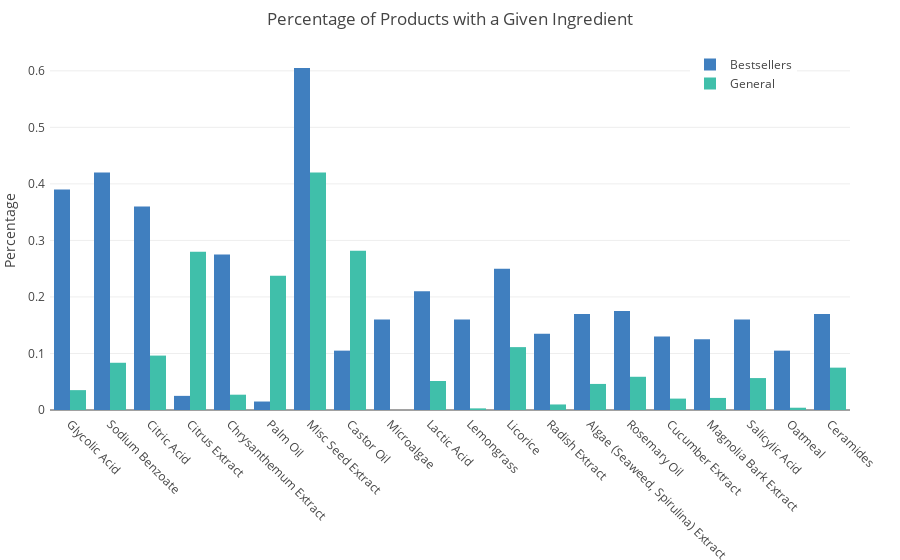

The cell this chart's notebook holds for it:
### Code cell
# interactive plot of BestProp and APIProp

N = 2

#c = ['hsl('+str(h)+',50%'+',50%)' for h in np.linspace(270, 300, N)]
c = ['hsl('+str(210)+',50%'+',50%)', 'hsl('+str(170)+',50%'+',50%)']

trace0 = go.Bar(x = Props_top['Ingredient'],
               y = Props_top['BestProp'],
               name = 'Bestsellers',
               marker = dict(color = c[0]))

trace1 = go.Bar(x = Props_top['Ingredient'],
               y = Props_top['APIProp'],
               name = 'General',
               marker = dict(color = c[1]))
data = [trace0, trace1]

layout = go.Layout(title = 'Percentage of Products with a Given Ingredient', 
                   yaxis = dict(title = 'Percentage',tickformat = "%.0f"),
                   margin = go.layout.Margin(
                       l=50,
                       r=50,
                       b=150,
                       t=50,
                       pad=4), 
                   xaxis = dict(title = '', tickangle=45),
                   autosize = True, 
                   barmode = 'group',
                  legend = dict(x = 0.8, y = 1))

iplot(go.Figure(data = data, layout = layout))

### Figure 1 — Plotly figure (JSON) as saved in the notebook; plotly's stock layout.template omitted (floating-point values rounded to 4 significant figures)
{"data": [{"marker": {"color": "hsl(210,50%,50%)"}, "name": "Bestsellers", "type": "bar", "uid": "76c9ac9e-bb84-11e8-bf74-4a156be93f93", "x": ["Glycolic Acid", "Sodium Benzoate", "Citric Acid", "Citrus Extract", "Chrysanthemum Extract", "Palm Oil", "Misc Seed Extract", "Castor Oil", "Microalgae", "Lactic Acid", "Lemongrass", "Licorice", "Radish Extract", "Algae (Seaweed, Spirulina) Extract", "Rosemary Oil", "Cucumber Extract", "Magnolia Bark Extract", "Salicylic Acid", "Oatmeal", "Ceramides"], "y": [0.39, 0.42, 0.36, 0.025, 0.275, 0.015, 0.605, 0.105, 0.16, 0.21, 0.16, 0.25, 0.135, 0.17, 0.175, 0.13, 0.125, 0.16, 0.105, 0.17]}, {"marker": {"color": "hsl(170,50%,50%)"}, "name": "General", "type": "bar", "uid": "76c9ac9f-bb84-11e8-897d-4a156be93f93", "x": ["Glycolic Acid", "Sodium Benzoate", "Citric Acid", "Citrus Extract", "Chrysanthemum Extract", "Palm Oil", "Misc Seed Extract", "Castor Oil", "Microalgae", "Lactic Acid", "Lemongrass", "Licorice", "Radish Extract", "Algae (Seaweed, Spirulina) Extract", "Rosemary Oil", "Cucumber Extract", "Magnolia Bark Extract", "Salicylic Acid", "Oatmeal", "Ceramides"], "y": [0.03516, 0.08357, 0.09625, 0.2801, 0.02709, 0.2375, 0.4202, 0.2818, 0, 0.0513, 0.002882, 0.1112, 0.009798, 0.04611, 0.05879, 0.02017, 0.02133, 0.05648, 0.004035, 0.07493]}], "layout": {"autosize": true, "barmode": "group", "legend": {"x": 0.8, "y": 1}, "margin": {"b": 150, "l": 50, "pad": 4, "r": 50, "t": 50}, "title": "Percentage of Products with a Given Ingredient", "xaxis": {"tickangle": 45, "title": ""}, "yaxis": {"tickformat": "%.0f", "title": "Percentage"}}}
